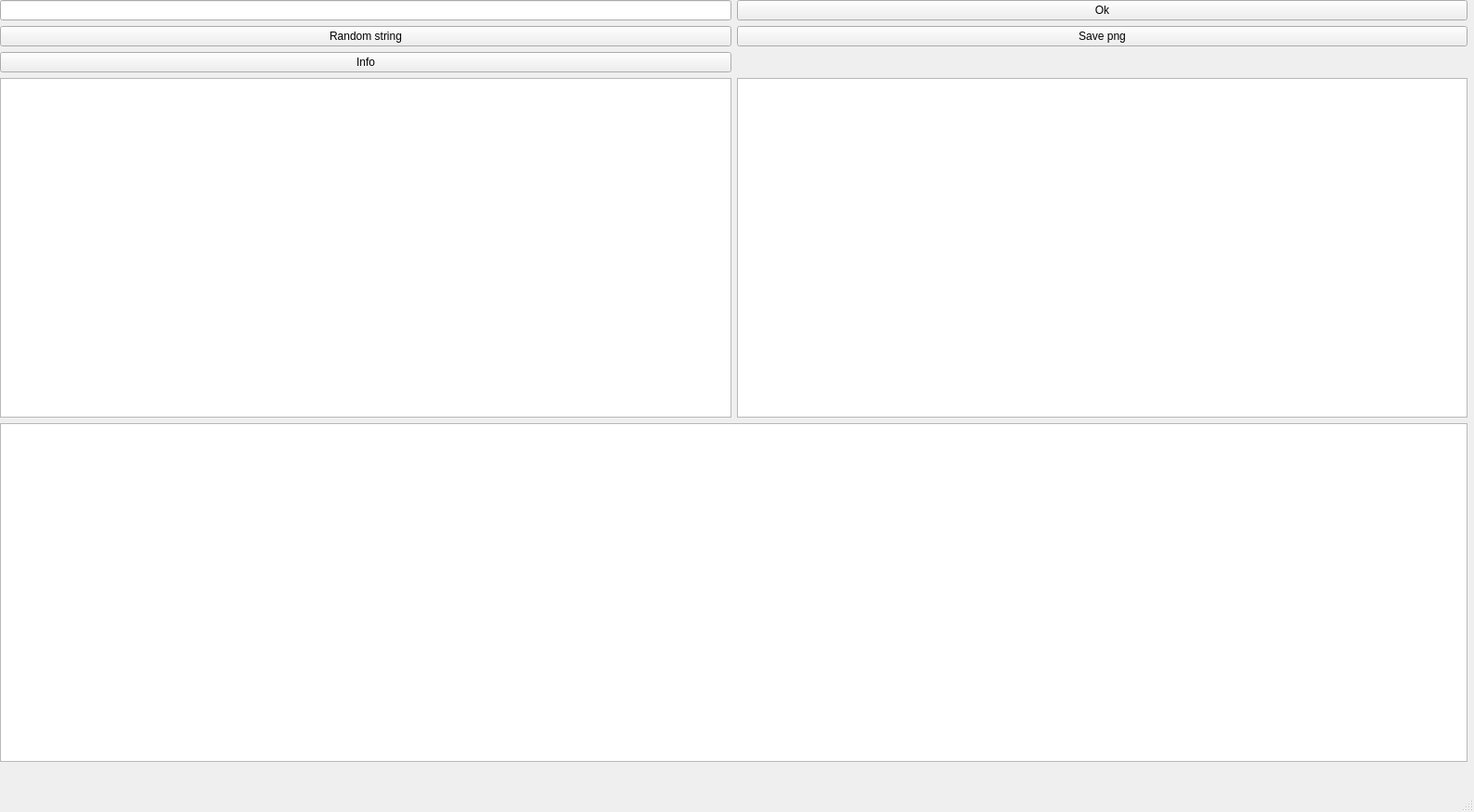
<?xml version="1.0" encoding="UTF-8"?>
<ui version="4.0">
 <class>MainWindow</class>
 <widget class="QMainWindow" name="MainWindow">
  <property name="geometry">
   <rect>
    <x>0</x>
    <y>0</y>
    <width>1588</width>
    <height>875</height>
   </rect>
  </property>
  <property name="windowTitle">
   <string>MainWindow</string>
  </property>
  <widget class="QWidget" name="centralwidget">
   <widget class="QWidget" name="gridLayoutWidget">
    <property name="geometry">
     <rect>
      <x>0</x>
      <y>0</y>
      <width>1581</width>
      <height>821</height>
     </rect>
    </property>
    <layout class="QGridLayout" name="layout">
     <property name="sizeConstraint">
      <enum>QLayout::SetMaximumSize</enum>
     </property>
     <item row="3" column="0">
      <widget class="QGraphicsView" name="graphicsView">
       <property name="font">
        <font>
         <pointsize>16</pointsize>
        </font>
       </property>
      </widget>
     </item>
     <item row="0" column="1">
      <widget class="QPushButton" name="startButtom">
       <property name="text">
        <string>Ok</string>
       </property>
      </widget>
     </item>
     <item row="1" column="1">
      <widget class="QPushButton" name="save">
       <property name="text">
        <string>Save png</string>
       </property>
      </widget>
     </item>
     <item row="2" column="0">
      <widget class="QPushButton" name="info">
       <property name="text">
        <string>Info</string>
       </property>
      </widget>
     </item>
     <item row="3" column="1">
      <widget class="QGraphicsView" name="Task"/>
     </item>
     <item row="1" column="0">
      <widget class="QPushButton" name="random">
       <property name="text">
        <string>Random string</string>
       </property>
      </widget>
     </item>
     <item row="0" column="0">
      <widget class="QLineEdit" name="lineEdit"/>
     </item>
     <item row="4" column="0" colspan="2">
      <widget class="QGraphicsView" name="code"/>
     </item>
    </layout>
   </widget>
  </widget>
  <widget class="QMenuBar" name="menubar">
   <property name="geometry">
    <rect>
     <x>0</x>
     <y>0</y>
     <width>1588</width>
     <height>25</height>
    </rect>
   </property>
  </widget>
  <widget class="QStatusBar" name="statusbar"/>
 </widget>
 <resources/>
 <connections/>
</ui>
